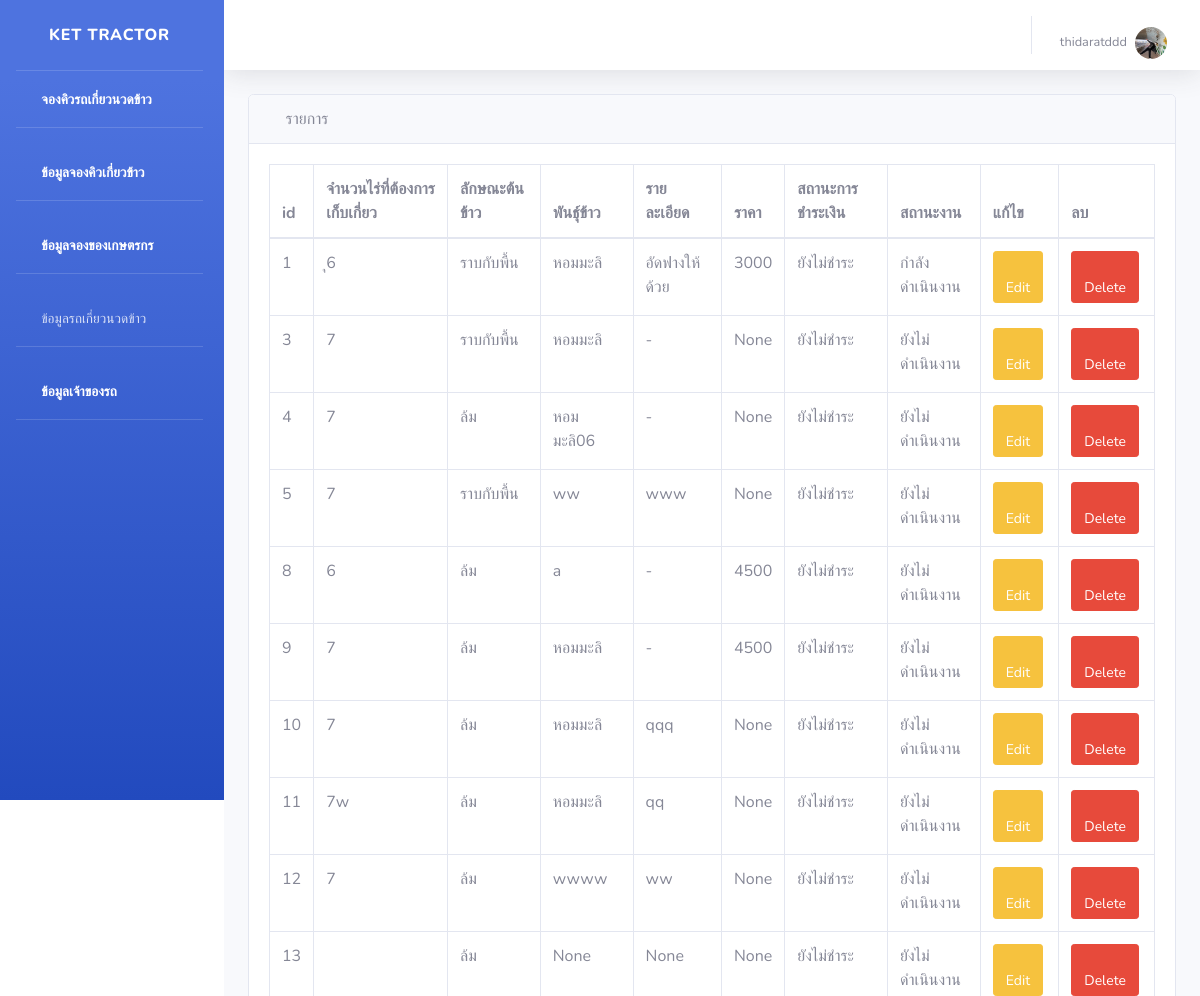
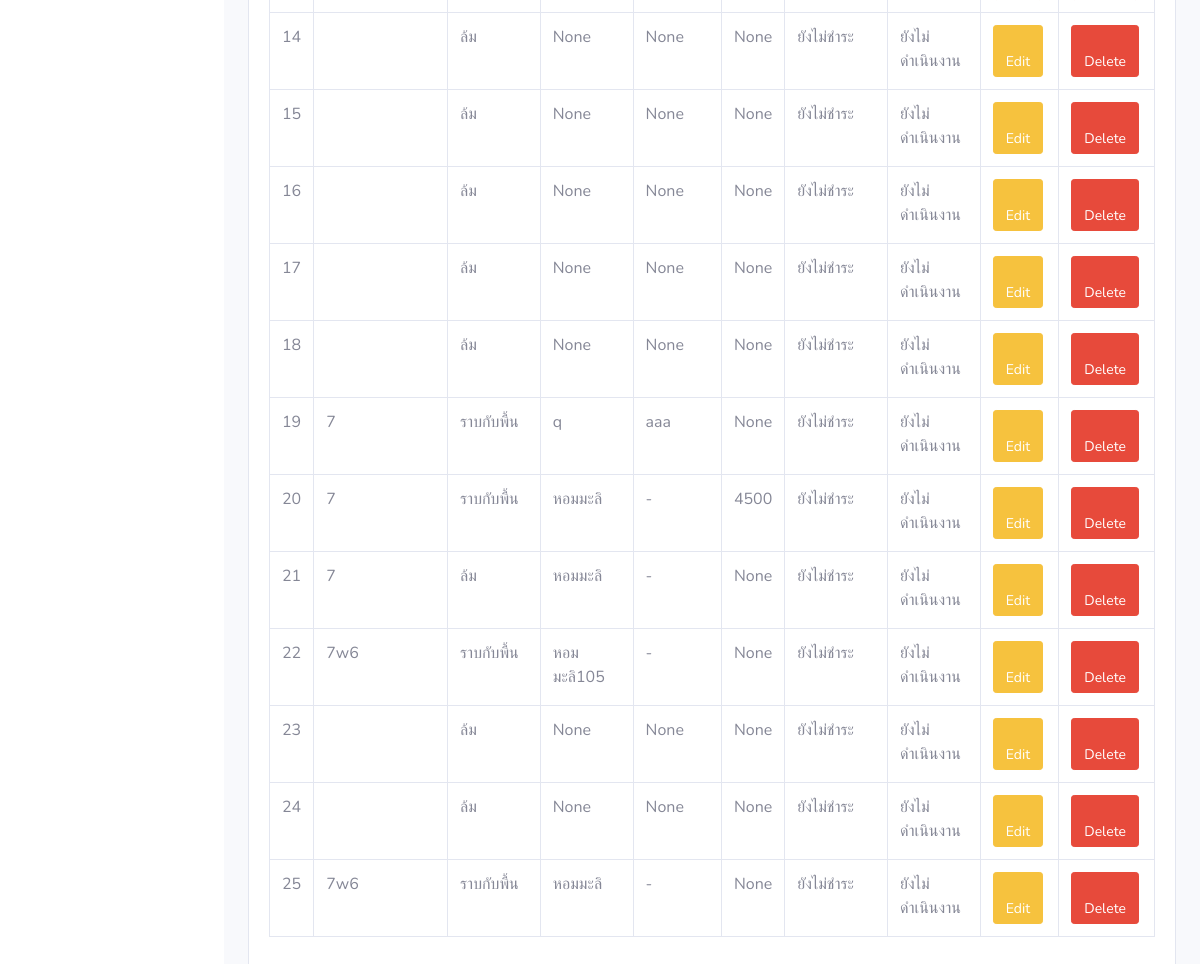
The page /ownerShowaddWork (signed in) on the database its author committed (2 pictures, top to bottom).
### api/models.py (models this page shows, shortened)
class Farmer(AbstractUser):
    id = models.AutoField(primary_key=True)
    farmer_name = models.CharField(max_length=1000, verbose_name = 'ชื่อ-สกุล')
    image = models.ImageField(upload_to='images/farmer',verbose_name = 'รูปโปรไฟล์')
    address = models.CharField(max_length=1000, verbose_name = 'ที่อยู่')
    phone = models.CharField(max_length=1000, verbose_name = 'เบอร์โทรศัพท์')
    email = models.CharField(max_length=1000)
    password = models.CharField(max_length=1000)
    class Meta:
        verbose_name = 'เกษตรกร'

class Work(models.Model):
    farmer_name = models.ForeignKey(Farmer, on_delete=models.CASCADE, null=True,  verbose_name='เกษตรกร')
    lat = models.CharField(max_length=1000, verbose_name='ละติจูด')
    lng = models.CharField(max_length=1000, verbose_name='ลองติจูด')
    area = models.CharField(max_length=1000, verbose_name='พื้นที่ (ไร่)')
    rice_type = models.ForeignKey(Rice_type, on_delete=models.CASCADE, null=True, default=1, verbose_name='ลักษณะข้าวที่จะให้เกี่ยว')
    rice = models.CharField(max_length=1000, null=True, verbose_name='พันธุ์ข้าว')
    start_time = models.DateTimeField(blank=True, null=True)
    end_time = models.DateTimeField(blank=True, null=True)
    workDetail = models.TextField(max_length=1000, null=True,  verbose_name='รายละเอียด')
    price = models.CharField(max_length=1000, null=True, verbose_name='จำนวนเงิน (บาท)')
    money_status = models.ForeignKey(Money_status, on_delete=models.CASCADE, default=1,null=True, verbose_name='สถานะการชำระเงิน') # ให้นิยามเพิ่มเติม
    work_status = models.ForeignKey(Work_status, on_delete=models.CASCADE, default=1,null=True, verbose_name='สถานะงาน') # รับ ไม่รับ จ่าย
    class Meta:
        verbose_name = 'งานที่ต้องเก็บเกี่ยว'

class Rice_type(models.Model):
    id = models.AutoField(primary_key=True)
    rice_type = models.CharField(max_length=100)
    def __str__(self):
         return f'{self.rice_type}'
    class Meta:
        verbose_name = 'ลักษณะข้าวที่จะให้เกี่ยว'

class Money_status(models.Model):
    id = models.AutoField(primary_key=True)
    money_status = models.CharField(max_length=100, verbose_name = 'สถานะการชำระเงิน')
    def __str__(self):
         return f'{self.money_status}'
    class Meta:
        verbose_name = 'สถานะการชำระเงิน'

class Work_status (models.Model):
    id = models.AutoField(primary_key=True)
    work_status  = models.CharField(max_length=100, verbose_name="สถานะงาน")
    def __str__(self):
         return f'{self.work_status}'
    class Meta:
        verbose_name = 'สถานะงาน'

### api/views.py (the view)
# urls.py: path('ownerShowaddWork',views.ownerShowaddWork),
def ownerShowaddWork(req):
    ownerShowaddWork = Work.objects.all()
    return render(req, 'api/ownerShowaddWork.html', {
        'ownerShowaddWork': ownerShowaddWork,
    })

### api/templates/api/ownerShowaddWork.html (shortened to what this page needs)
{% extends 'api/base.html' %}
{% block content %}
<div id="content-wrapper">
  <div class="container-fluid">
      <div class="card mb-3">
          <div class="card-header">
              <i class="fas fa-table"></i>
              รายการ
          </div>
          <div class="card-body">
               <div class="table-responsive">
                  <table class="table table-bordered" id="dataTable" width="100%" cellspacing="0" align="center">
                      <thead>
                      <tr>
                        <th>id</th>
                          <th>จำนวนไร่ที่ต้องการเก็บเกี่ยว</th>
                          <th>ลักษณะต้นข้าว</th>
                          <th>พันธุ์ข้าว</th>
                          <th>รายละเอียด</th>
                          <th>ราคา</th>
                          <th>สถานะการชำระเงิน</th>
                          <th>สถานะงาน</th>
                          <th>แก้ไข</th>
                          <th>ลบ</th>
                      </tr>
                      </thead>
                      <tbody>
                      {% for ownerShowaddWork in ownerShowaddWork %}
                          <tr>
                            <td>{{ ownerShowaddWork.id }}</td>
                              <td>{{ ownerShowaddWork.area }}</td>
                              <td>{{ ownerShowaddWork.rice_type }}</td>
                              <td>{{ ownerShowaddWork.rice }}</td>
                              <td>{{ ownerShowaddWork.workDetail }}</td>
                              <td>{{ ownerShowaddWork.price }}</td>
                              <td>{{ ownerShowaddWork.money_status }}</td>
                              <td>{{ ownerShowaddWork.work_status }}</td>
                              <td>
                                  <a class="btn btn-sm btn-warning" href="/editShowaddWork/{{ownerShowaddWork.id}}"> <span class="fa fa-edit"></span> Edit</a>
                              </td>
                              <td><a class="btn btn-sm btn-danger" href="/deleteShowaddWork/{{ownerShowaddWork.id}}"><span class="fa fa-trash"></span> Delete</a></td>
                          </tr>
                      {% endfor %}
                      </tbody>
                    </table>
                </div>
                </div>
                </div>
                </div>
                {% endblock %}

### api/templates/api/base.html (shortened to what this page needs)
<!DOCTYPE html>
{% load static %}
<html lang="en">
<head>
    <link rel="stylesheet" type="text/css" href="{% static 'api/css/styles.css' %}">
    <link href="{% static 'api/vendor/fontawesome-free/css/all.min.css'%}" rel="stylesheet" type="text/css">
    <link href="{% static 'api/css/sb-admin-2.min.css'%}" rel="stylesheet">
</head>
<body id="page-top">
    <div id="wrapper">
        <ul class="navbar-nav bg-gradient-primary sidebar sidebar-dark accordion" id="accordionSidebar">
            <a class="sidebar-brand d-flex align-items-center justify-content-center" href="/index">
                <div class="sidebar-brand-text mx-3">Ket Tractor</div>
            </a>
            <hr class="sidebar-divider my-0">
            <li class="nav-item active">
                <a class="nav-link" href="/addWork">
                    <i class="fas fa-fw fa-tachometer-alt"></i>
                    <span>จองคิวรถเกี่ยวนวดข้าว</span></a>
            </li>
 {% if user.is_authenticated %}
             <hr class="sidebar-divider">
             <li class="nav-item active">
                <a class="nav-link" href="/showWork">
                    <i class="fas fa-fw fa-tachometer-alt"></i>
                    <span>ข้อมูลจองคิวเกี่ยวข้าว</span></a>
            </li>
            {% endif %}
            {% if request.user.is_superuser %}
                 <hr class="sidebar-divider">
             <li class="nav-item active">
                <a class="nav-link" href="/farmerWork">
                    <i class="fas fa-fw fa-tachometer-alt"></i>
                    <span>ข้อมูลจองของเกษตรกร</span></a>
            </li>
            {% endif %}
           <hr class="sidebar-divider">
             <li class="nav-item">
                <a class="nav-link collapsed" href="#" data-toggle="collapse" data-target="#collapseTwo"
                    aria-expanded="true" aria-controls="collapseTwo">
                    <i class="fas fa-fw fa-cog"></i>
                    <span>ข้อมูลรถเกี่ยวนวดข้าว</span>
                </a>
             <li class="nav-item active">
             <hr class="sidebar-divider">
                <a class="nav-link" href="/profileAdmin">
                    <i class="fas fa-fw fa-tachometer-alt"></i>
                    <span>ข้อมูลเจ้าของรถ</span></a>
            </li>
            <hr class="sidebar-divider">
        </ul>
        <div id="content-wrapper" class="d-flex flex-column">
            <div id="content">
                <nav class="navbar navbar-expand navbar-light bg-white topbar mb-4 static-top shadow">
                    <ul class="navbar-nav ml-auto">
                        <li class="nav-item dropdown no-arrow">
                     {% if user.is_authenticated %}
                <a href="#" class="nav-link dropdown-toggle" data-toggle="dropdown" role="button" aria-haspopup="true"
                aria-expanded="false">
               <span class="mr-2 d-none d-lg-inline text-gray-600 small">{{user.farmer_name}}  </span>
                <img class="img-profile rounded-circle"
                src="{{user.image.url}} " >
            </a>
                        </li>
                    </ul>
                     {% else %}
                  <li class="nav-item"><a class="nav-link" href="/login">เข้าสู่ระบบ</a></li>
                  <li class="nav-item"><a class="nav-link" href="/register">สมัครสมาชิก</a></li>
                </ul>
			   	</li>
                   {% endif %}
                </nav>
                {% block content %}
                {% endblock %}
        </div>
    </div>
</body>
</html>

### api/static/api/css/styles.css (style rules this page uses)
body { font-family: "ptsans", "Lato", "Helvetica Neue", Helvetica, Arial, sans-serif; }
.btn { outline: none; color: black; background-color: transparent; box-shadow: 0 0 0 0; margin-right: 3px; }
ul { height: 100%; padding: 0px 5px 0px 20px; }
a { color: #17a2b8; }

### rows shown on the page
Farmer: farmer_name "thidaratddd", image (picture)
Work: id "1", area "ุ6", rice_type "ราบกับพื้น", rice "หอมมะลิ", workDetail "อัดฟางให้ด้วย", price "3000", money_status "ยังไม่ชำระ", work_status "กำลังดำเนินงาน"
Work: id "3", area "7", rice_type "ราบกับพื้น", rice "หอมมะลิ", workDetail "-", price "None", money_status "ยังไม่ชำระ", work_status "ยังไม่ดำเนินงาน"
Work: id "4", area "7", rice_type "ล้ม", rice "หอมมะลิ06", workDetail "-", price "None", money_status "ยังไม่ชำระ", work_status "ยังไม่ดำเนินงาน"
Work: id "5", area "7", rice_type "ราบกับพื้น", rice "ww", workDetail "www", price "None", money_status "ยังไม่ชำระ", work_status "ยังไม่ดำเนินงาน"
Work: id "8", area "6", rice_type "ล้ม", rice "a", workDetail "-", price "4500", money_status "ยังไม่ชำระ", work_status "ยังไม่ดำเนินงาน"
Work: id "9", area "7", rice_type "ล้ม", rice "หอมมะลิ", workDetail "-", price "4500", money_status "ยังไม่ชำระ", work_status "ยังไม่ดำเนินงาน"
Work: id "10", area "7", rice_type "ล้ม", rice "หอมมะลิ", workDetail "qqq", price "None", money_status "ยังไม่ชำระ", work_status "ยังไม่ดำเนินงาน"
Work: id "11", area "7w", rice_type "ล้ม", rice "หอมมะลิ", workDetail "qq", price "None", money_status "ยังไม่ชำระ", work_status "ยังไม่ดำเนินงาน"
Work: id "12", area "7", rice_type "ล้ม", rice "wwww", workDetail "ww", price "None", money_status "ยังไม่ชำระ", work_status "ยังไม่ดำเนินงาน"
Work: id "13", rice_type "ล้ม", rice "None", workDetail "None", price "None", money_status "ยังไม่ชำระ", work_status "ยังไม่ดำเนินงาน"
Work: id "14", rice_type "ล้ม", rice "None", workDetail "None", price "None", money_status "ยังไม่ชำระ", work_status "ยังไม่ดำเนินงาน"
Work: id "15", rice_type "ล้ม", rice "None", workDetail "None", price "None", money_status "ยังไม่ชำระ", work_status "ยังไม่ดำเนินงาน"
Work: id "16", rice_type "ล้ม", rice "None", workDetail "None", price "None", money_status "ยังไม่ชำระ", work_status "ยังไม่ดำเนินงาน"
Work: id "17", rice_type "ล้ม", rice "None", workDetail "None", price "None", money_status "ยังไม่ชำระ", work_status "ยังไม่ดำเนินงาน"
Work: id "18", rice_type "ล้ม", rice "None", workDetail "None", price "None", money_status "ยังไม่ชำระ", work_status "ยังไม่ดำเนินงาน"
Work: id "19", area "7", rice_type "ราบกับพื้น", rice "q", workDetail "aaa", price "None", money_status "ยังไม่ชำระ", work_status "ยังไม่ดำเนินงาน"
Work: id "20", area "7", rice_type "ราบกับพื้น", rice "หอมมะลิ", workDetail "-", price "4500", money_status "ยังไม่ชำระ", work_status "ยังไม่ดำเนินงาน"
Work: id "21", area "7", rice_type "ล้ม", rice "หอมมะลิ", workDetail "-", price "None", money_status "ยังไม่ชำระ", work_status "ยังไม่ดำเนินงาน"
Work: id "22", area "7w6", rice_type "ราบกับพื้น", rice "หอมมะลิ105", workDetail "-", price "None", money_status "ยังไม่ชำระ", work_status "ยังไม่ดำเนินงาน"
Work: id "23", rice_type "ล้ม", rice "None", workDetail "None", price "None", money_status "ยังไม่ชำระ", work_status "ยังไม่ดำเนินงาน"
Work: id "24", rice_type "ล้ม", rice "None", workDetail "None", price "None", money_status "ยังไม่ชำระ", work_status "ยังไม่ดำเนินงาน"
Work: id "25", area "7w6", rice_type "ราบกับพื้น", rice "หอมมะลิ", workDetail "-", price "None", money_status "ยังไม่ชำระ", work_status "ยังไม่ดำเนินงาน"
